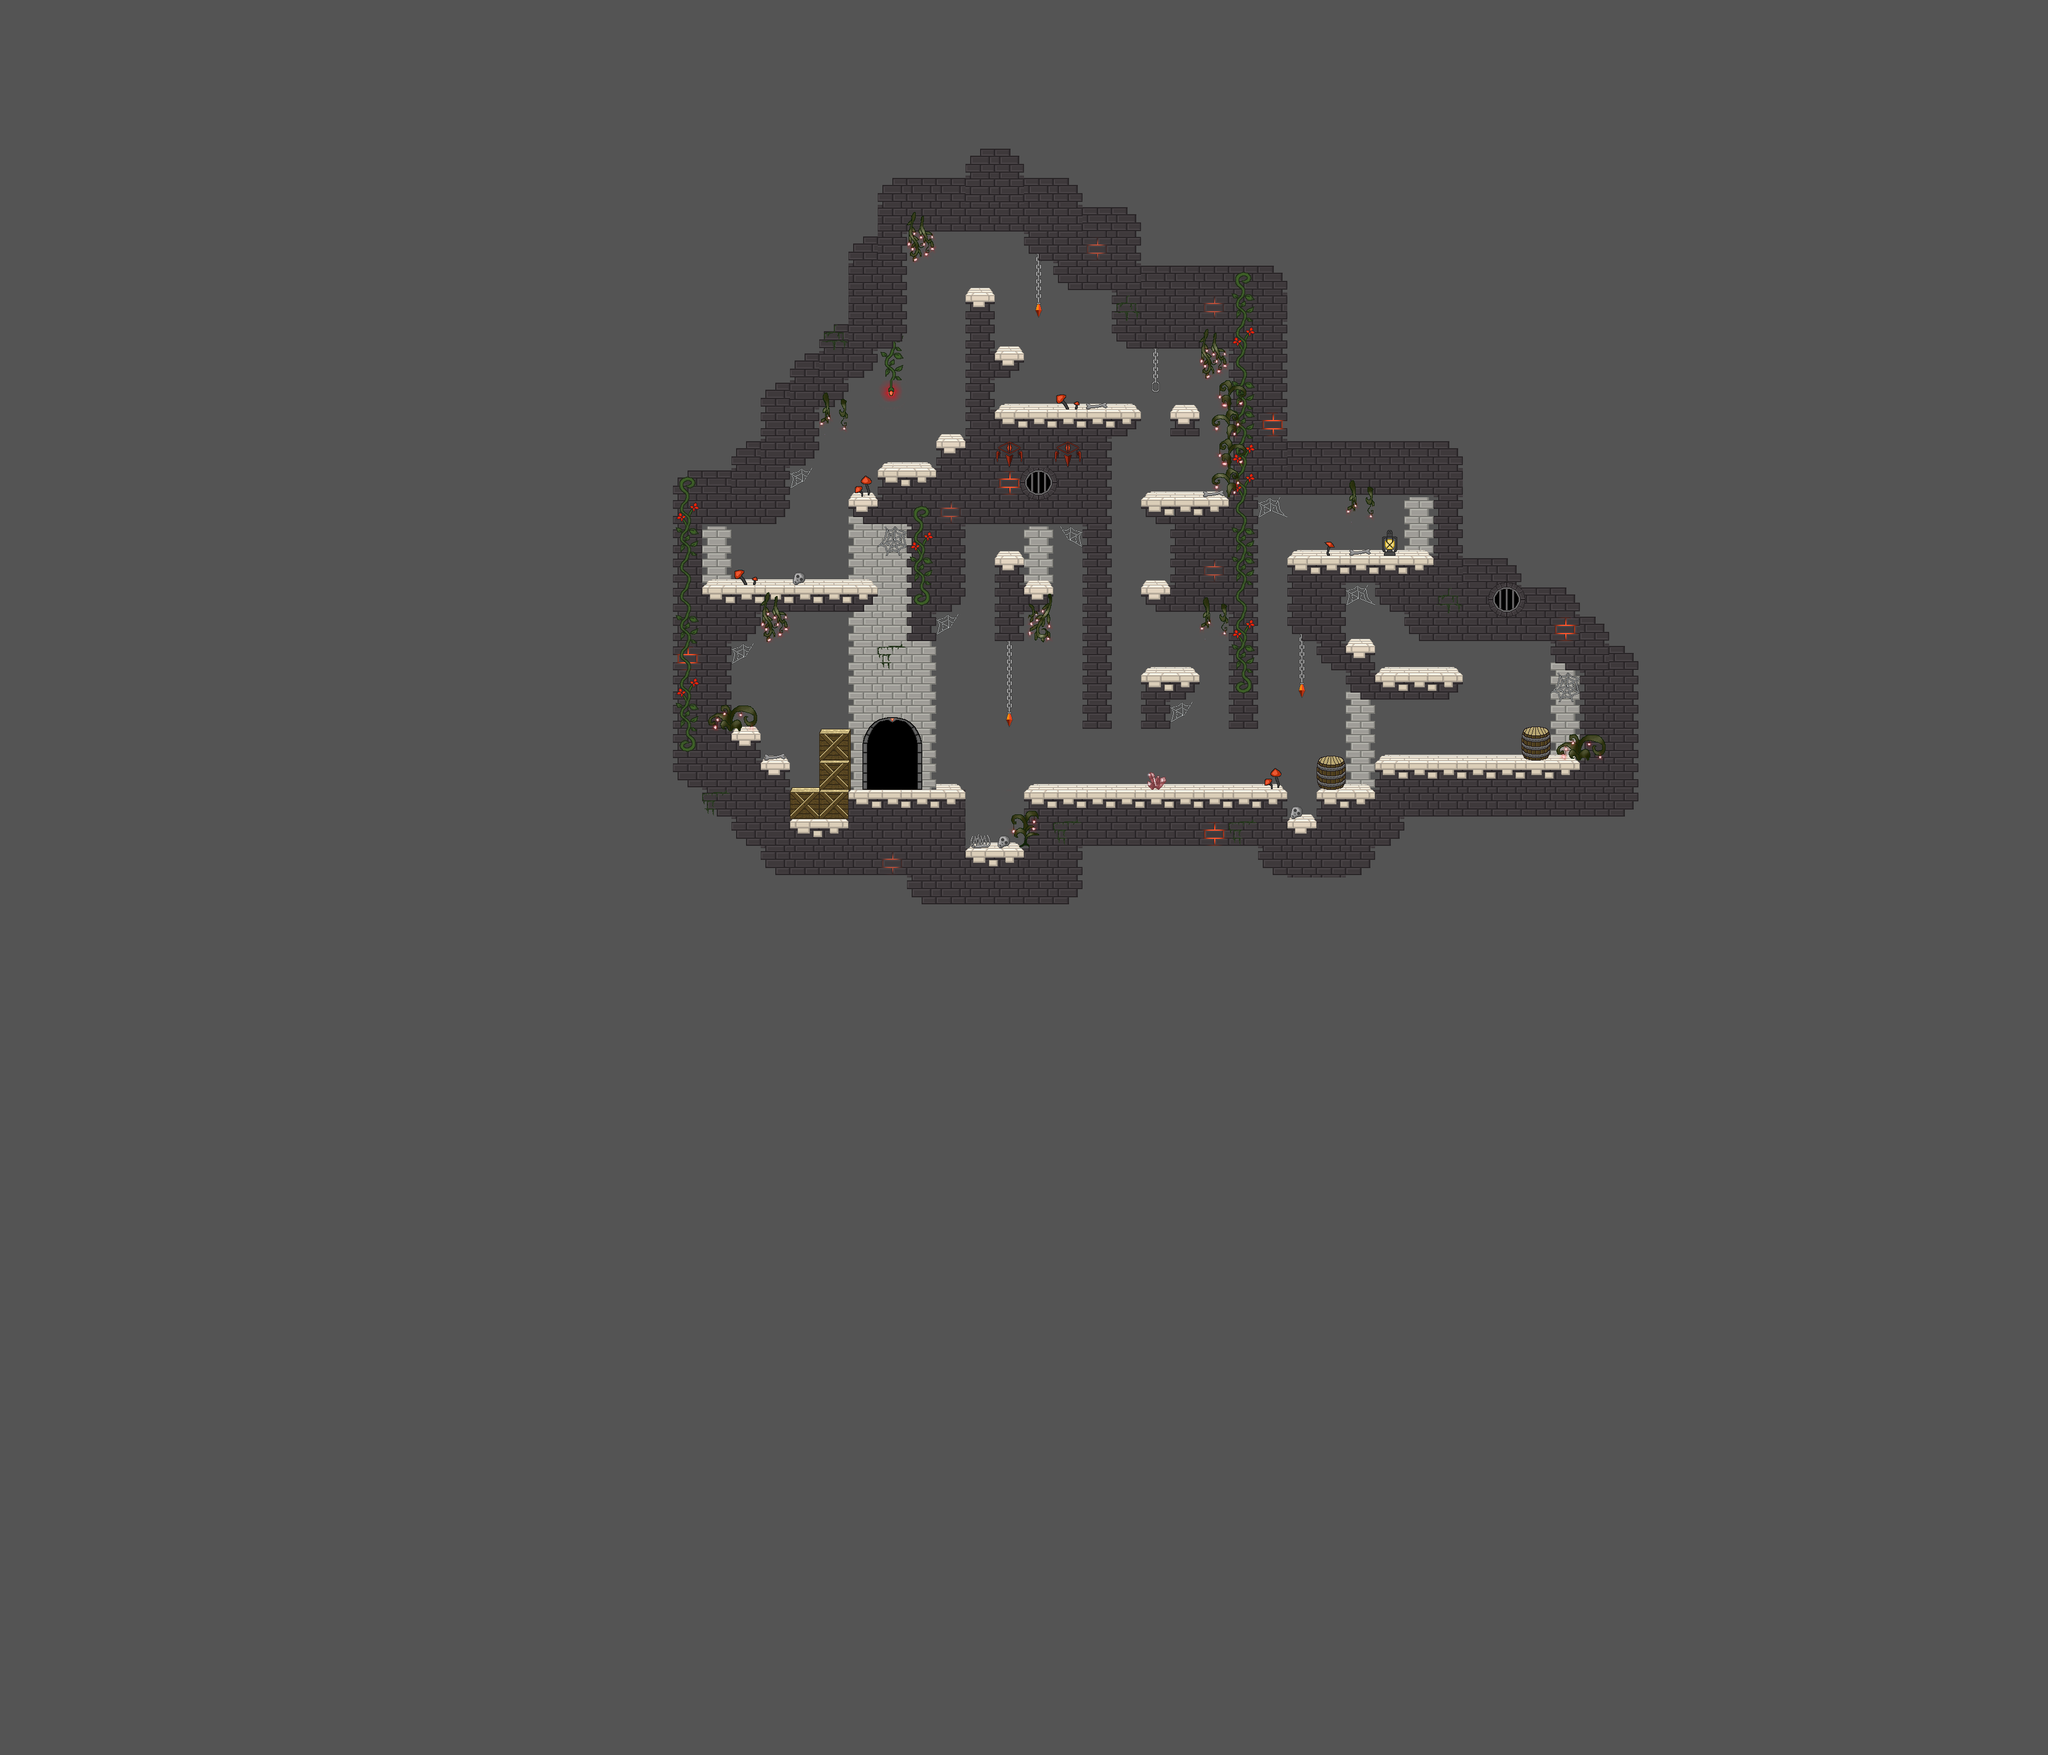

Below is a game level as drawn by its tile map, then a one-line description and the .tmx that defines it (tile-layer data replaced by summaries):
An orthogonal 70x60 tile map with 50x50 px tiles, 7 tile layers (BG 1, BG 2, BG 3, BG decorative, ...), 1 hidden layer not drawn, 4 tilesets and 46 objects.

<map version="1.0" tiledversion="1.0.3" orientation="orthogonal" renderorder="right-down" width="70" height="60" tilewidth="50" tileheight="50" backgroundcolor="#545454" nextobjectid="1316">
 <properties>
  <property name="backgroundlayers" value="-1.0,res/level/peterslevel/layer_inf.png" />
  <property name="dimming" value="0.4" />
  <property name="musicpath" value="res/music/lava.ogg" />
  <property name="tilesetpath" value="res/level/peterslevel/tileset_level_peterslevel.png" />
 </properties>
 <tileset firstgid="1" name="tileset_level_peterslevel" tilewidth="50" tileheight="50" spacing="2" margin="1" tilecount="784" columns="28">
  <image source="tileset_level_peterslevel.png" width="1500" height="1500" />
  <tile id="69">
   <objectgroup draworder="index" />
  </tile>
  <tile id="70">
   <objectgroup draworder="index" />
  </tile>
  <tile id="71">
   <objectgroup draworder="index">
    <properties>
     <property name="light" value="40,30,100,150,0.5" />
    </properties>
   </objectgroup>
   <animation>
    <frame tileid="71" duration="100" />
    <frame tileid="99" duration="100" />
    <frame tileid="127" duration="100" />
   </animation>
  </tile>
  <tile id="127">
   <objectgroup draworder="index">
    <properties>
     <property name="light" value="25,25,100,150,0.8" />
    </properties>
   </objectgroup>
  </tile>
  <tile id="132">
   <objectgroup draworder="index">
    <properties>
     <property name="light" value="25,15,150,100,1.0" />
    </properties>
   </objectgroup>
  </tile>
  <tile id="168">
   <objectgroup draworder="index">
    <properties>
     <property name="light" value="25,25,150,150,0.6" />
    </properties>
   </objectgroup>
  </tile>
  <tile id="177">
   <objectgroup draworder="index">
    <properties>
     <property name="light" value="25,25,100,100,0.5" />
    </properties>
   </objectgroup>
  </tile>
  <tile id="178">
   <objectgroup draworder="index">
    <properties>
     <property name="light" value="25,25,100,100,0.2" />
    </properties>
   </objectgroup>
  </tile>
  <tile id="229">
   <objectgroup draworder="index">
    <properties>
     <property name="light" value="25,25,100,100,0.3" />
    </properties>
   </objectgroup>
  </tile>
  <tile id="261">
   <objectgroup draworder="index">
    <properties>
     <property name="light" value="25,25,150,150,0.8" />
    </properties>
   </objectgroup>
  </tile>
  <tile id="300">
   <objectgroup draworder="index">
    <properties>
     <property name="light" value="25,30,100,150,1.0" />
    </properties>
   </objectgroup>
  </tile>
  <tile id="374">
   <objectgroup draworder="index">
    <properties>
     <property name="light" value="25,30,50,70,1.0" />
    </properties>
   </objectgroup>
  </tile>
  <tile id="377">
   <objectgroup draworder="index">
    <properties>
     <property name="light" value="50,25,100,100,0.4" />
    </properties>
   </objectgroup>
  </tile>
  <tile id="535">
   <objectgroup draworder="index">
    <properties>
     <property name="light" value="35,35,100,100,0.5" />
    </properties>
   </objectgroup>
  </tile>
  <tile id="536">
   <objectgroup draworder="index">
    <properties>
     <property name="light" value="30,30,100,100,0.5" />
    </properties>
   </objectgroup>
  </tile>
  <tile id="538">
   <objectgroup draworder="index">
    <properties>
     <property name="light" value="30,30,100,100,0.9" />
    </properties>
   </objectgroup>
  </tile>
  <tile id="567">
   <objectgroup draworder="index">
    <properties>
     <property name="light" value="20,30,100,100,0.9" />
    </properties>
   </objectgroup>
  </tile>
  <tile id="590">
   <objectgroup draworder="index">
    <properties>
     <property name="light" value="25,20,60,70,0.5" />
    </properties>
   </objectgroup>
  </tile>
  <tile id="594">
   <objectgroup draworder="index">
    <properties>
     <property name="light" value="30,20,150,150,0.9" />
    </properties>
   </objectgroup>
  </tile>
  <tile id="595">
   <objectgroup draworder="index">
    <properties>
     <property name="light" value="20,45,100,150,0.9" />
    </properties>
   </objectgroup>
  </tile>
  <tile id="596">
   <objectgroup draworder="index">
    <properties>
     <property name="light" value="15,40,100,100,0.9" />
    </properties>
   </objectgroup>
  </tile>
  <tile id="636">
   <objectgroup draworder="index">
    <properties>
     <property name="light" value="5,35,100,100,0.5" />
    </properties>
   </objectgroup>
  </tile>
  <tile id="637">
   <objectgroup draworder="index">
    <properties>
     <property name="light" value="35,35,100,100,0.5" />
    </properties>
   </objectgroup>
  </tile>
  <tile id="690">
   <objectgroup draworder="index">
    <properties>
     <property name="light" value="50,20,60,70,0.5" />
    </properties>
   </objectgroup>
  </tile>
 </tileset>
 <tileset firstgid="785" name="tileset_level_dynamic_tiles" tilewidth="50" tileheight="50" spacing="2" margin="1" tilecount="560" columns="40">
  <image source="../../convenience/tilesets/tileset_level_dynamic_tiles.png" width="2080" height="728" />
 </tileset>
 <tileset firstgid="1345" name="tileset_enemies" tilewidth="50" tileheight="50" spacing="2" margin="1" tilecount="50" columns="5">
  <image source="../../convenience/tilesets/tileset_enemies.png" width="260" height="520" />
 </tileset>
 <tileset firstgid="1395" name="spritesheet_levelitems" tilewidth="50" tileheight="50" tilecount="576" columns="24">
  <image source="../../convenience/tilesets/spritesheet_levelitems.png" width="1200" height="1200" />
  <tile id="0">
   <properties>
    <property name="id" value="fo_caveberry" />
   </properties>
  </tile>
  <tile id="1">
   <properties>
    <property name="id" value="mi_goldengoblet" />
   </properties>
  </tile>
  <tile id="2">
   <properties>
    <property name="id" value="go_onecoin" />
   </properties>
  </tile>
  <tile id="3">
   <objectgroup draworder="index">
    <properties>
     <property name="id" value="sp_summongargoyle" />
    </properties>
   </objectgroup>
  </tile>
  <tile id="5">
   <properties>
    <property name="id" value="fo_physalis" />
   </properties>
  </tile>
  <tile id="6">
   <properties>
    <property name="id" value="mi_candleholder" />
   </properties>
  </tile>
  <tile id="9">
   <objectgroup draworder="index">
    <properties>
     <property name="id" value="do_noteinina" />
    </properties>
   </objectgroup>
  </tile>
  <tile id="25">
   <properties>
    <property name="id" value="fo_healingherb" />
   </properties>
  </tile>
  <tile id="26">
   <properties>
    <property name="id" value="fo_glowingshroom" />
   </properties>
  </tile>
  <tile id="27">
   <properties>
    <property name="id" value="go_threecoins" />
   </properties>
  </tile>
  <tile id="28">
   <properties>
    <property name="id" value="fo_water" />
   </properties>
  </tile>
  <tile id="33">
   <objectgroup draworder="index">
    <properties>
     <property name="id" value="fo_windrose" />
    </properties>
   </objectgroup>
  </tile>
  <tile id="34">
   <properties>
    <property name="id" value="mi_ironore" />
   </properties>
  </tile>
  <tile id="48">
   <objectgroup draworder="index">
    <properties>
     <property name="id" value="fo_cheese" />
    </properties>
   </objectgroup>
  </tile>
  <tile id="50">
   <properties>
    <property name="id" value="fo_lesserhealingpotion" />
   </properties>
  </tile>
  <tile id="56">
   <properties>
    <property name="id" value="co_smallpouch" />
   </properties>
  </tile>
  <tile id="58">
   <properties>
    <property name="id" value="eq_aquamarinering" />
   </properties>
  </tile>
  <tile id="72">
   <properties>
    <property name="id" value="fo_apple" />
   </properties>
  </tile>
  <tile id="73">
   <properties>
    <property name="id" value="mi_silverplate" />
   </properties>
  </tile>
  <tile id="79">
   <objectgroup draworder="index">
    <properties>
     <property name="id" value="fo_milk" />
    </properties>
   </objectgroup>
  </tile>
  <tile id="80">
   <objectgroup draworder="index">
    <properties>
     <property name="id" value="co_mediumpouch" />
    </properties>
   </objectgroup>
  </tile>
  <tile id="81">
   <objectgroup draworder="index">
    <properties>
     <property name="id" value="fo_stormweed" />
    </properties>
   </objectgroup>
  </tile>
  <tile id="99">
   <objectgroup draworder="index">
    <properties>
     <property name="id" value="fo_devilberry" />
    </properties>
   </objectgroup>
  </tile>
  <tile id="104">
   <objectgroup draworder="index">
    <properties>
     <property name="id" value="co_bigpouch" />
    </properties>
   </objectgroup>
  </tile>
  <tile id="105">
   <objectgroup draworder="index">
    <properties>
     <property name="id" value="fo_redhat" />
    </properties>
   </objectgroup>
  </tile>
  <tile id="120">
   <properties>
    <property name="id" value="fo_mediumhealingpotion" />
   </properties>
  </tile>
  <tile id="123">
   <objectgroup draworder="index">
    <properties>
     <property name="id" value="fo_greaterhealingpotion" />
    </properties>
   </objectgroup>
  </tile>
  <tile id="128">
   <properties>
    <property name="id" value="qe_brokenstaff2" />
   </properties>
  </tile>
  <tile id="129">
   <properties>
    <property name="id" value="fo_wine" />
   </properties>
  </tile>
  <tile id="133">
   <objectgroup draworder="index">
    <properties>
     <property name="id" value="qe_portstone_bob" />
    </properties>
   </objectgroup>
  </tile>
  <tile id="173">
   <objectgroup draworder="index">
    <properties>
     <property name="id" value="eq_oversizedhat" />
    </properties>
   </objectgroup>
  </tile>
  <tile id="176">
   <objectgroup draworder="index">
    <properties>
     <property name="id" value="we_sicklestaff" />
    </properties>
   </objectgroup>
  </tile>
  <tile id="177">
   <objectgroup draworder="index">
    <properties>
     <property name="id" value="eq_lightpendant" />
    </properties>
   </objectgroup>
  </tile>
  <tile id="178">
   <objectgroup draworder="index">
    <properties>
     <property name="id" value="sp_icyambush" />
    </properties>
   </objectgroup>
  </tile>
  <tile id="193">
   <objectgroup draworder="index">
    <properties>
     <property name="id" value="we_firesword_inactive" />
    </properties>
   </objectgroup>
  </tile>
  <tile id="194">
   <objectgroup draworder="index">
    <properties>
     <property name="id" value="do_antimagic" />
    </properties>
   </objectgroup>
  </tile>
  <tile id="195">
   <objectgroup draworder="index">
    <properties>
     <property name="id" value="sp_antigravity" />
    </properties>
   </objectgroup>
  </tile>
  <tile id="196">
   <objectgroup draworder="index">
    <properties>
     <property name="id" value="do_antigravity" />
    </properties>
   </objectgroup>
  </tile>
  <tile id="202">
   <objectgroup draworder="index">
    <properties>
     <property name="id" value="sp_aureola" />
    </properties>
   </objectgroup>
  </tile>
 </tileset>
 <layer name="BG 1" width="70" height="60">
  <data>[4200 cells, 356 non-empty, 19 distinct tile ids]</data>
 </layer>
 <layer name="BG 2" width="70" height="60">
  <data>[4200 cells, 200 non-empty, 34 distinct tile ids]</data>
 </layer>
 <layer name="BG 3" width="70" height="60">
  <data>[4200 cells, 55 non-empty, 26 distinct tile ids]</data>
 </layer>
 <layer name="BG decorative" width="70" height="60">
  <data>[4200 cells, 13 non-empty, 6 distinct tile ids]</data>
 </layer>
 <layer name="item" width="70" height="60">
  <data>[4200 cells, 0 non-empty, 0 distinct tile ids]</data>
 </layer>
 <layer name="LFG 1" width="70" height="60">
  <data>[4200 cells, 30 non-empty, 16 distinct tile ids]</data>
 </layer>
 <layer name="LFG 2" width="70" height="60">
  <data>[4200 cells, 0 non-empty, 0 distinct tile ids]</data>
 </layer>
 <layer name="collidable" width="70" height="60" visible="0">
  <data>[4200 cells, 3952 non-empty, 1 distinct tile ids]</data>
 </layer>
 <objectgroup name="dynamic 2">
  <object id="1271" gid="808" x="1700" y="700" width="50" height="50" />
  <object id="1272" gid="808" x="2300" y="1050" width="50" height="50" />
  <object id="1276" gid="792" x="1650" y="1000" width="50" height="50" />
  <object id="1277" gid="792" x="1950" y="1150" width="50" height="50" />
  <object id="1307" gid="793" x="2400" y="950" width="50" height="50" />
  <object id="1309" gid="884" x="1750" y="850" width="50" height="50">
   <properties>
    <property name="color" value="red" />
   </properties>
  </object>
  <object id="1311" gid="884" x="2550" y="1050" width="50" height="50">
   <properties>
    <property name="color" value="red" />
   </properties>
  </object>
  <object id="1312" gid="844" x="1750" y="550" width="50" height="50">
   <properties>
    <property name="color" value="red" />
   </properties>
  </object>
  <object id="1314" gid="844" x="1700" y="1250" width="50" height="50">
   <properties>
    <property name="color" value="red" />
   </properties>
  </object>
  <object id="1315" gid="844" x="2200" y="1200" width="50" height="50">
   <properties>
    <property name="color" value="red" />
   </properties>
  </object>
 </objectgroup>
 <objectgroup name="lever Green">
  <object id="1181" gid="955" x="1900" y="1250" width="50" height="50" />
  <object id="1185" gid="956" x="1900" y="900" width="50" height="50" />
  <object id="1199" gid="1074" x="2300" y="1300" width="50" height="50" />
  <object id="1221" gid="955" x="2450" y="1250" width="50" height="50" />
  <object id="1284" gid="955" x="1900" y="1250" width="50" height="50" />
  <object id="1300" gid="955" x="2450" y="1250" width="50" height="50" />
  <object id="1301" gid="955" x="2450" y="1300" width="50" height="50" />
 </objectgroup>
 <objectgroup name="lever Blue">
  <object id="1186" gid="1114" x="1550" y="800" width="50" height="50" />
  <object id="1187" gid="995" x="1500" y="1050" width="50" height="50" />
  <object id="1224" gid="995" x="2400" y="1250" width="50" height="50" />
  <object id="1237" gid="995" x="1800" y="650" width="50" height="50" />
  <object id="1238" gid="995" x="1750" y="650" width="50" height="50" />
  <object id="1243" gid="995" x="1800" y="1050" width="50" height="50" />
  <object id="1250" gid="996" x="1650" y="450" width="50" height="50" />
  <object id="1263" gid="996" x="1650" y="500" width="50" height="50" />
  <object id="1302" gid="995" x="2400" y="1300" width="50" height="50" />
 </objectgroup>
 <objectgroup name="lever Purple">
  <object id="1200" gid="1035" x="2350" y="1300" width="50" height="50" />
  <object id="1201" gid="1154" x="1200" y="950" width="50" height="50" />
  <object id="1220" gid="1036" x="1600" y="652" width="50" height="50" />
  <object id="1251" gid="1036" x="1850" y="1350" width="50" height="50" />
  <object id="1252" gid="1036" x="1850" y="1300" width="50" height="50" />
  <object id="1294" gid="1035" x="1650" y="1052" width="50" height="50" />
  <object id="1303" gid="1035" x="2350" y="1250" width="50" height="50" />
  <object id="1308" gid="1154" x="2400" y="900" width="50" height="50" />
 </objectgroup>
 <objectgroup name="lever 5">
  <object id="1256" gid="794" x="2650" y="1250" width="50" height="50" />
  <object id="1261" gid="875" x="2200" y="950" width="50" height="50" />
  <object id="1279" gid="875" x="2300" y="1100" width="50" height="50" />
  <object id="1306" gid="875" x="2200" y="900" width="50" height="50" />
 </objectgroup>
 <objectgroup name="lever Red/Wood">
  <object id="1206" gid="915" x="1300" y="1000" width="50" height="50" />
  <object id="1208" gid="1034" x="1750" y="950" width="50" height="50" />
  <object id="1211" gid="915" x="1300" y="950" width="50" height="50" />
  <object id="1230" gid="916" x="2500" y="1300" width="50" height="50" />
  <object id="1299" gid="916" x="2500" y="1250" width="50" height="50" />
  <object id="1304" gid="916" x="2500" y="1200" width="50" height="50" />
  <object id="1305" gid="916" x="2500" y="1150" width="50" height="50" />
 </objectgroup>
 <objectgroup name="enemy" />
 <objectgroup name="trigger">
  <object id="3" x="1500" y="1262.5" width="48" height="85">
   <properties>
    <property name="keyguarded" value="" />
    <property name="map entry" value="res/map/meadows/meadows.tmx,2100,900" />
    <property name="persistent" value="" />
   </properties>
  </object>
 </objectgroup>
</map>
